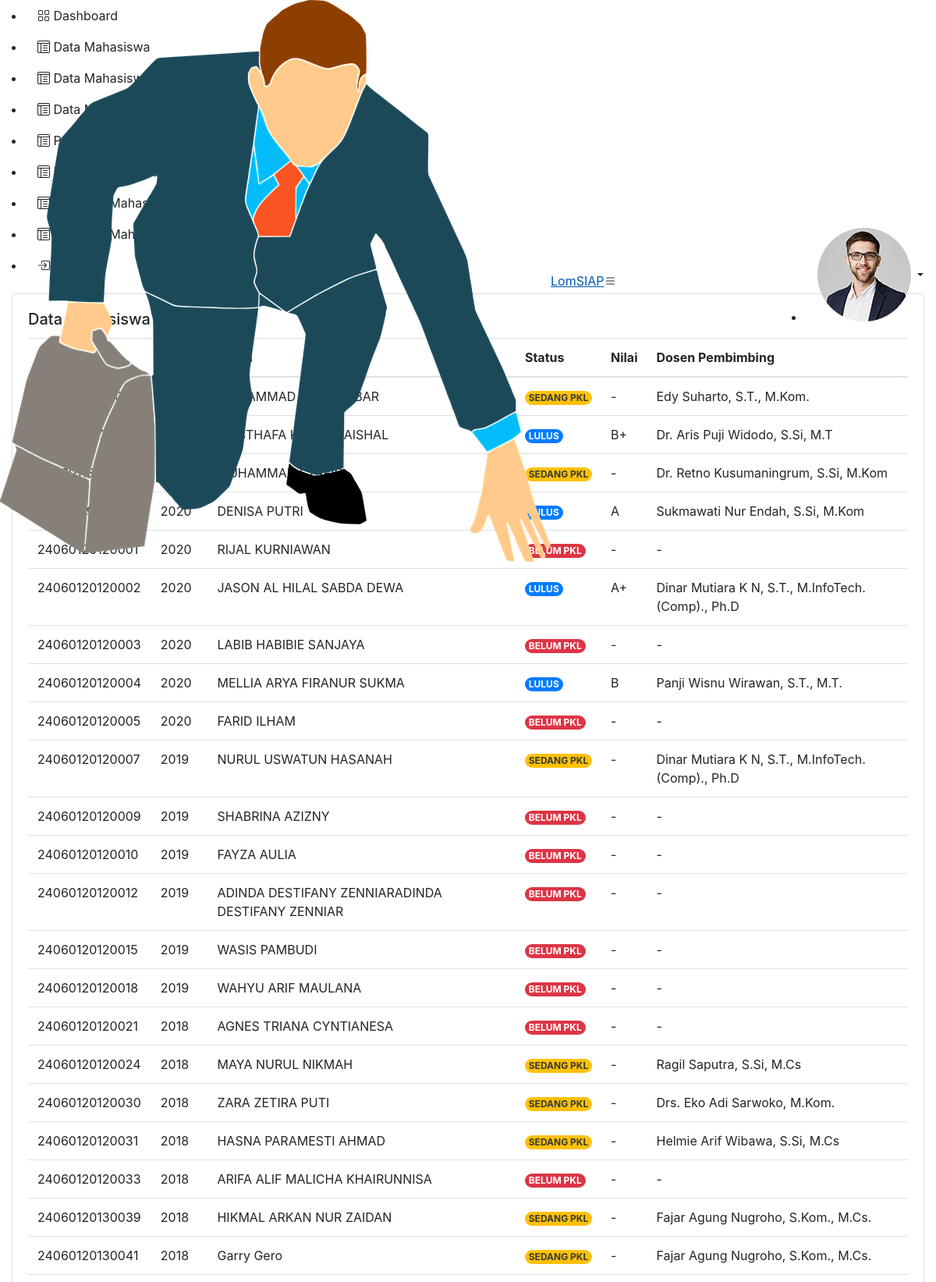
Page /data_mahasiswa_pkl_dosen.php (upper part) on the committed database.
### tables this page shows
CREATE TABLE `data_mahasiswa_pkl` (
  `nim` varchar(15) NOT NULL,
  `tahun` varchar(255) NOT NULL,
  `nama` varchar(50) NOT NULL,
  `nilai` varchar(5) NOT NULL,
  `status` varchar(20) NOT NULL,
  `dosen_pembimbing` varchar(50) DEFAULT NULL
);

### data_mahasiswa_pkl_dosen.php (the view, shortened to what this page needs)
<?php
  require_once('koneksi.php');
?>
<!DOCTYPE html>
<html lang="en">
<head>
  <link href="assets/vendor/bootstrap/css/bootstrap.min.css" rel="stylesheet">
  <link href="assets/vendor/bootstrap-icons/bootstrap-icons.css" rel="stylesheet">
  <link href="assets/vendor/boxicons/css/boxicons.min.css" rel="stylesheet">
  <link href="assets/vendor/quill/quill.snow.css" rel="stylesheet">
  <link href="assets/vendor/quill/quill.bubble.css" rel="stylesheet">
  <link href="assets/vendor/remixicon/remixicon.css" rel="stylesheet">
  <link href="assets/vendor/simple-datatables/style.css" rel="stylesheet">
  <link href="assets/css/style.css" rel="stylesheet">
  <link rel="stylesheet" href="https://cdn.jsdelivr.net/npm/bootstrap@4.0.0/dist/css/bootstrap.min.css">
</head>
<body>
  <header id="header" class="header fixed-top d-flex align-items-center">
<div class="d-flex align-items-center justify-content-between">
  <a href="index_admin.php" class="logo d-flex align-items-center">
    <img src="assets/img/lomsiap.png" alt="">
    <span class="d-none d-lg-block">LomSIAP</span>
  </a>
  <i class="bi bi-list toggle-sidebar-btn"></i>
</div>
<nav class="header-nav ms-auto">
  <ul class="d-flex align-items-center">
    <li class="nav-item dropdown pe-3">
      <a class="nav-link nav-profile d-flex align-items-center pe-0" href="#" data-bs-toggle="dropdown" aria-expanded="false">
        <img src="assets/img/profile-img.jpg" alt="Profile" class="rounded-circle">
        <span class="d-none d-md-block dropdown-toggle ps-2"><?= $_SESSION['nama_lengkap'] ?></span>
      </a>
    </li>
  </ul>
</nav>
</header>
  <aside id="sidebar" class="sidebar">
    <ul class="sidebar-nav" id="sidebar-nav">
      <li class="nav-item">
        <a class="nav-link collapsed" href="index_dosen.php">
          <span>Dashboard</span>
        </a>
      </li>
      <li class="nav-item">
        <a class="nav-link collapsed" href="data_mahasiswa_dosen.php">
          <span>Data Mahasiswa</span>
        </a>
      </li>
      <li class="nav-item">
        <a class="nav-link " href="data_mahasiswa_pkl_dosen.php">
          <span>Data Mahasiswa PKL</span>
        </a>
      </li>
      <li class="nav-item">
        <a class="nav-link collapsed" href="data_mahasiswa_skripsi_dosen.php">
          <span>Data Mahasiswa Skripsi</span>
        </a>
      </li>
      <li class="nav-item">
        <a class="nav-link collapsed" href="progress_mahasiswa_irs_dosen.php">
          <span>Progress Mahasiswa IRS</span>
        </a>
      </li>
      <li class="nav-item">
        <a class="nav-link collapsed" href="progress_mahasiswa_khs_dosen.php">
          <span>Progress Mahasiswa KHS</span>
        </a>
        <li class="nav-item">
        <a class="nav-link collapsed " href="progress_mahasiswa_skripsi_dosen.php">
          <span>Progress Mahasiswa Skripsi</span>
        </a>
      </li>
      <li class="nav-item">
        <a class="nav-link collapsed" href="progress_mahasiswa_pkl_dosen.php">
          <span>Progress Mahasiswa PKL</span>
        </a>
      </li>
      <li class="nav-item">
        <a class="nav-link collapsed" href="logout.php">
          <span>Logout</span>
        </a>
      </li>
    </ul>
  </aside>
  <main id="main" class="main">
          <div class="col-12">
                <div class="card recent-sales overflow-auto">
                  <div class="card-body">
                    <h5 class="card-title">Data Mahasiswa PKL</h5>
                    <table class="table table-borderless datatable">
                      <thead>
                        <tr>
                          <th scope="col">NIM</th>
                          <th scope="col">Tahun</th>
                          <th scope="col">Nama</th>
                          <th scope="col">Status</th>
                          <th scope="col">Nilai</th>
                          <th scope="col">Dosen Pembimbing</th>
                        </tr>
                      </thead>
                      <tbody>
                        <?php
                          $query = "SELECT * FROM data_mahasiswa_pkl";
                          $result = $koneksi -> query($query);
                          while ($row = mysqli_fetch_array($result)){
                            echo "<tr>";
                            echo "<td>".$row['nim']."</td>";
                            echo "<td>".$row['tahun']."</td>";
                            echo "<td>".$row['nama']."</td>";
                            if($row['status'] == "BELUM PKL"){
                             echo "<td><span class='badge rounded-pill bg-danger'>".$row['status']."</span></td>";
                            }
                            if($row['status']=="SEDANG PKL"){
                             echo "<td><span class = 'badge rounded-pill bg-warning text-dark'>".$row['status']."</span></td>";
                            }
                            if($row['status'] == "LULUS"){
                                echo "<td><span class = 'badge rounded-pill bg-primary'>".$row['status']."</span></td>";
                            }
                            echo "<td>".$row['nilai']."</td>";
                            echo "<td>".$row['dosen_pembimbing']."</td>";
                          }
                        ?>
                      </tbody>
                    </table>
  </main>
</body>
</html>

### rows in the picture
data_mahasiswa_pkl: status "SEDANG PKL", nilai "-", dosen_pembimbing "Edy Suharto, S.T., M.Kom."
data_mahasiswa_pkl: nilai "B+", dosen_pembimbing "Dr. Aris Puji Widodo, S.Si, M.T"
data_mahasiswa_pkl: status "SEDANG PKL", nilai "-", dosen_pembimbing "Dr. Retno Kusumaningrum, S.Si, M.Kom"
data_mahasiswa_pkl: nilai "A", dosen_pembimbing "Sukmawati Nur Endah, S.Si, M.Kom"
data_mahasiswa_pkl: status "BELUM PKL", nilai "-", dosen_pembimbing "-"
data_mahasiswa_pkl: nim "24060120120002", tahun "2020", nama "JASON AL HILAL SABDA DEWA", status "LULUS", nilai "A+", dosen_pembimbing "Dinar Mutiara K N, S.T., M.InfoTech.(Comp)., Ph.D"
data_mahasiswa_pkl: nim "24060120120003", tahun "2020", nama "LABIB HABIBIE SANJAYA", status "BELUM PKL", nilai "-", dosen_pembimbing "-"
data_mahasiswa_pkl: nim "24060120120004", tahun "2020", nama "MELLIA ARYA FIRANUR SUKMA", status "LULUS", nilai "B", dosen_pembimbing "Panji Wisnu Wirawan, S.T., M.T."
data_mahasiswa_pkl: nim "24060120120005", tahun "2020", nama "FARID ILHAM", status "BELUM PKL", nilai "-", dosen_pembimbing "-"
data_mahasiswa_pkl: nim "24060120120007", tahun "2019", nama "NURUL USWATUN HASANAH", status "SEDANG PKL", nilai "-", dosen_pembimbing "Dinar Mutiara K N, S.T., M.InfoTech.(Comp)., Ph.D"
data_mahasiswa_pkl: nim "24060120120009", tahun "2019", nama "SHABRINA AZIZNY", status "BELUM PKL", nilai "-", dosen_pembimbing "-"
data_mahasiswa_pkl: nim "24060120120010", tahun "2019", nama "FAYZA AULIA", status "BELUM PKL", nilai "-", dosen_pembimbing "-"
data_mahasiswa_pkl: nim "24060120120012", tahun "2019", nama "ADINDA DESTIFANY ZENNIARADINDA DESTIFANY ZENNIAR", status "BELUM PKL", nilai "-", dosen_pembimbing "-"
data_mahasiswa_pkl: nim "24060120120015", tahun "2019", nama "WASIS PAMBUDI", status "BELUM PKL", nilai "-", dosen_pembimbing "-"
data_mahasiswa_pkl: nim "24060120120018", tahun "2019", nama "WAHYU ARIF MAULANA", status "BELUM PKL", nilai "-", dosen_pembimbing "-"
data_mahasiswa_pkl: nim "24060120120021", tahun "2018", nama "AGNES TRIANA CYNTIANESA", status "BELUM PKL", nilai "-", dosen_pembimbing "-"
data_mahasiswa_pkl: nim "24060120120024", tahun "2018", nama "MAYA NURUL NIKMAH", status "SEDANG PKL", nilai "-", dosen_pembimbing "Ragil Saputra, S.Si, M.Cs"
data_mahasiswa_pkl: nim "24060120120030", tahun "2018", nama "ZARA ZETIRA PUTI", status "SEDANG PKL", nilai "-", dosen_pembimbing "Drs. Eko Adi Sarwoko, M.Kom."
data_mahasiswa_pkl: nim "24060120120031", tahun "2018", nama "HASNA PARAMESTI AHMAD", status "SEDANG PKL", nilai "-", dosen_pembimbing "Helmie Arif Wibawa, S.Si, M.Cs"
data_mahasiswa_pkl: nim "24060120120033", tahun "2018", nama "ARIFA ALIF MALICHA KHAIRUNNISA", status "BELUM PKL", nilai "-", dosen_pembimbing "-"
data_mahasiswa_pkl: nim "24060120130039", tahun "2018", nama "HIKMAL ARKAN NUR ZAIDAN", status "SEDANG PKL", nilai "-", dosen_pembimbing "Fajar Agung Nugroho, S.Kom., M.Cs."
data_mahasiswa_pkl: nim "24060120130041", tahun "2018", nama "Garry Gero", status "SEDANG PKL", nilai "-", dosen_pembimbing "Fajar Agung Nugroho, S.Kom., M.Cs."
